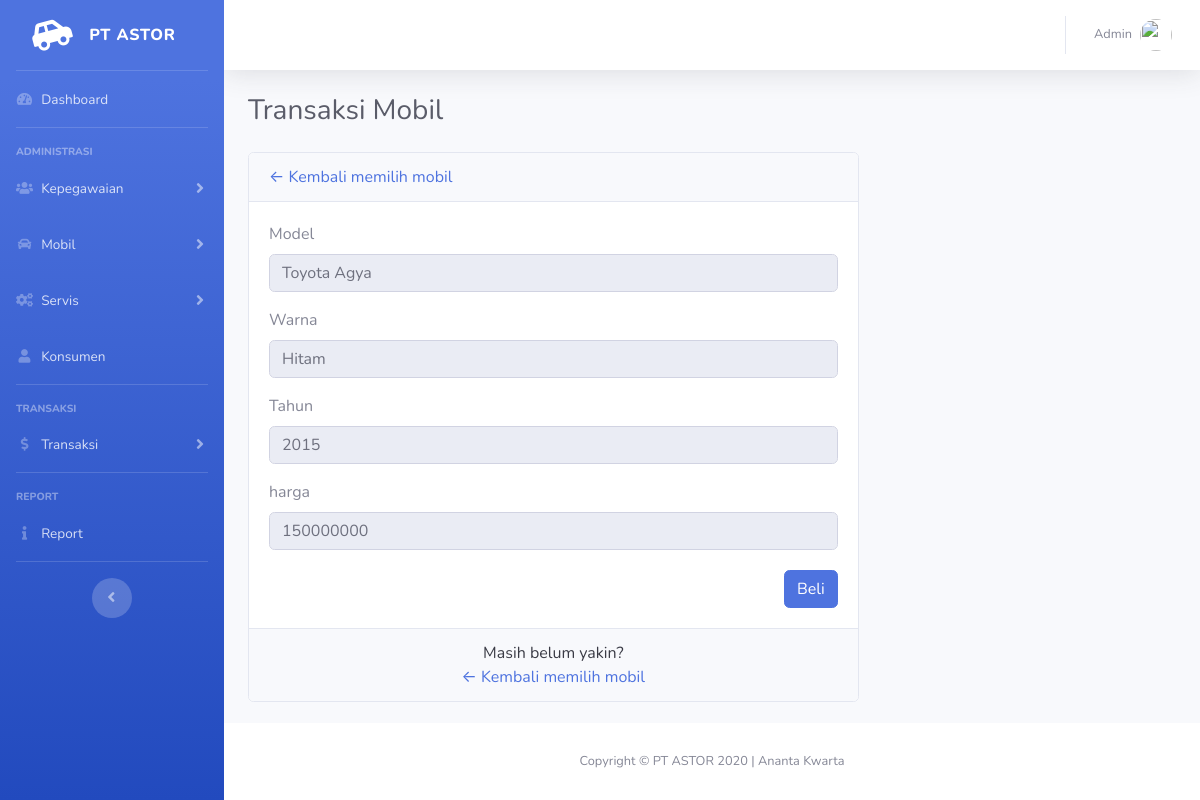
Screenshot of /transaksi/tambah/?id=1032&idMobil=1041 with the database file from the repository.
### tables this page shows
CREATE TABLE `mobil` (
  `idMobil` int(11) NOT NULL,
  `idMerk` int(11) NOT NULL,
  `model` varchar(255) NOT NULL,
  `idWarna` int(11) NOT NULL,
  `tahun` varchar(20) NOT NULL,
  `harga` int(11) NOT NULL,
  `stok` int(11) NOT NULL
);

CREATE TABLE `merk` (
  `idMerk` int(11) NOT NULL,
  `namaMerk` varchar(255) NOT NULL
);

CREATE TABLE `warna` (
  `idWarna` int(11) NOT NULL,
  `warna` varchar(255) NOT NULL
);

### application/controllers/Transaksi.php (called while the page is built, shortened)
<?php if ( ! defined('BASEPATH')) exit('No direct script access allowed');
class Transaksi extends CI_Controller {
	public function __construct()
	{
		$this->load->database();
        $this->load->model('m_transaksi');
        $this->load->model('m_konsumen');
        $this->load->model('m_mobil');
        $this->load->library('form_validation');
	}
	public function tambah()
	{
		$this->load->model('m_mobil');
		$data['judul'] = 'Form Transaksi';
		$data['lastId'] = $this->m_transaksi->autoId();
		$data['get'] = $this->input->get('id', true);
        $data['konsumen'] = $this->db->get('konsumen')->result_array();
        $data['pegawai'] = $this->db->get('pegawai')->result_array();
        $data['mobil'] = $this->m_mobil->getById($this->input->get('idMobil', true));
        $this->form_validation->set_rules('id', 'ID', 'required|numeric');
        if ($this->form_validation->run() == FALSE) {
            $this->load->view('templates/header', $data);
            $this->load->view('transaksi/mobil/tambah', $data);
            $this->load->view('templates/footer');
        } else {
            $this->m_transaksi->tambahData();
            $this->session->set_flashdata('flash', 'Ditambahkan');
            redirect('transaksi');
        }
	}
}

### index.php (called while the page is built, shortened)
<?php
require_once BASEPATH.'core/CodeIgniter.php';

### application/models/M_mobil.php (called while the page is built, shortened)
<?php
class m_mobil extends CI_Model
{
    public function getById($id)
    {
        $this->db->select('*')
            ->from('mobil')
            ->join('merk', 'merk.idMerk=mobil.idMerk')
            ->join('warna', 'warna.idWarna=mobil.idWarna');
        $this->db->where('idMobil', $id);
        $query = $this->db->get();
        return $query->row_array();
    }
}

### application/views/transaksi/mobil/tambah.php (the view, shortened to what this page needs)
<div class="container-fluid">
    <div class="d-sm-flex align-items-center justify-content-between mb-4">
        <h1 class="h3 mb-0 text-gray-800">Transaksi Mobil</h1>
    </div>
    <div class="row mt-3">
        <div class="col-md-8">
            <div class="card">
                <div class="card-header">
                    <a href="<?= base_url();?>transaksi">&larr; Kembali memilih mobil</a>
                </div>
                <div class="card-body">
                    <form action="" method="post">
                        <div class="form-group">
                            <label for="model">Model</label>
                            <input type="text" class="form-control" value="<?= $mobil['namaMerk'];?> <?= $mobil['model'];?>" readonly="">
                        </div>
                        <div class="form-group">
                            <label for="warna">Warna</label>
                            <input type="text" class="form-control" value="<?= $mobil['warna'];?>" readonly="">
                        </div>
                        <div class="form-group">
                            <label for="tahun">Tahun</label>
                            <input type="text" class="form-control" value="<?= $mobil['tahun'];?>" readonly="">
                        </div>
                        <div class="form-group">
                            <label for="warna">harga</label>
                            <input type="text" class="form-control" value="<?= $mobil['harga'];?>" readonly="">
                        </div>
                        <button type="submit" name="tambah" class="btn btn-primary float-right mt-1" onclick="return confirm('Apakah Anda yakin mobil <?= $mobil['namaMerk'];?> <?= $mobil['model'];?>')">Beli</button>
                    </form>
                </div>
                <div class="card-footer text-center">
                    <p class="text-gray-900 mb-0">Masih belum yakin?</p>
                    <a href="<?= base_url();?>transaksi">&larr; Kembali memilih mobil</a>
                </div>
            </div>
        </div>
    </div>
</div>
</div>

### rows the page displays
mobil: idMerk+model "Toyota Agya", idWarna.warna "Hitam", tahun "2015", harga "150000000"
